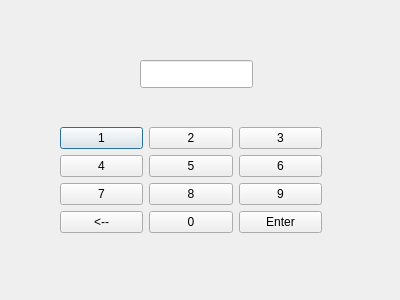
<?xml version="1.0" encoding="UTF-8"?>
<ui version="4.0">
 <class>DialogPin</class>
 <widget class="QDialog" name="DialogPin">
  <property name="geometry">
   <rect>
    <x>0</x>
    <y>0</y>
    <width>400</width>
    <height>300</height>
   </rect>
  </property>
  <property name="windowTitle">
   <string>Dialog</string>
  </property>
  <widget class="QLineEdit" name="lineEdit">
   <property name="geometry">
    <rect>
     <x>140</x>
     <y>60</y>
     <width>113</width>
     <height>28</height>
    </rect>
   </property>
   <property name="acceptDrops">
    <bool>true</bool>
   </property>
   <property name="toolTipDuration">
    <number>0</number>
   </property>
   <property name="inputMask">
    <string/>
   </property>
   <property name="text">
    <string/>
   </property>
   <property name="maxLength">
    <number>4</number>
   </property>
   <property name="frame">
    <bool>true</bool>
   </property>
   <property name="echoMode">
    <enum>QLineEdit::Password</enum>
   </property>
   <property name="cursorPosition">
    <number>0</number>
   </property>
   <property name="readOnly">
    <bool>false</bool>
   </property>
   <property name="placeholderText">
    <string/>
   </property>
   <property name="clearButtonEnabled">
    <bool>false</bool>
   </property>
  </widget>
  <widget class="QWidget" name="layoutWidget">
   <property name="geometry">
    <rect>
     <x>60</x>
     <y>110</y>
     <width>262</width>
     <height>141</height>
    </rect>
   </property>
   <layout class="QGridLayout" name="gridLayout">
    <item row="0" column="0">
     <layout class="QVBoxLayout" name="verticalLayout">
      <item>
       <widget class="QPushButton" name="pushButton">
        <property name="text">
         <string>1</string>
        </property>
       </widget>
      </item>
      <item>
       <widget class="QPushButton" name="pushButton_4">
        <property name="text">
         <string>4</string>
        </property>
       </widget>
      </item>
      <item>
       <widget class="QPushButton" name="pushButton_7">
        <property name="text">
         <string>7</string>
        </property>
       </widget>
      </item>
      <item>
       <widget class="QPushButton" name="pushButton_11">
        <property name="text">
         <string>&lt;--</string>
        </property>
       </widget>
      </item>
     </layout>
    </item>
    <item row="0" column="1">
     <layout class="QVBoxLayout" name="verticalLayout_2">
      <item>
       <widget class="QPushButton" name="pushButton_2">
        <property name="text">
         <string>2</string>
        </property>
       </widget>
      </item>
      <item>
       <widget class="QPushButton" name="pushButton_5">
        <property name="text">
         <string>5</string>
        </property>
       </widget>
      </item>
      <item>
       <widget class="QPushButton" name="pushButton_8">
        <property name="text">
         <string>8</string>
        </property>
       </widget>
      </item>
      <item>
       <widget class="QPushButton" name="pushButton_10">
        <property name="text">
         <string>0</string>
        </property>
       </widget>
      </item>
     </layout>
    </item>
    <item row="0" column="2">
     <layout class="QVBoxLayout" name="verticalLayout_3">
      <item>
       <widget class="QPushButton" name="pushButton_3">
        <property name="text">
         <string>3</string>
        </property>
       </widget>
      </item>
      <item>
       <widget class="QPushButton" name="pushButton_6">
        <property name="text">
         <string>6</string>
        </property>
       </widget>
      </item>
      <item>
       <widget class="QPushButton" name="pushButton_9">
        <property name="text">
         <string>9</string>
        </property>
       </widget>
      </item>
      <item>
       <widget class="QPushButton" name="pushButton_12">
        <property name="text">
         <string>Enter</string>
        </property>
       </widget>
      </item>
     </layout>
    </item>
   </layout>
  </widget>
 </widget>
 <resources/>
 <connections/>
</ui>
